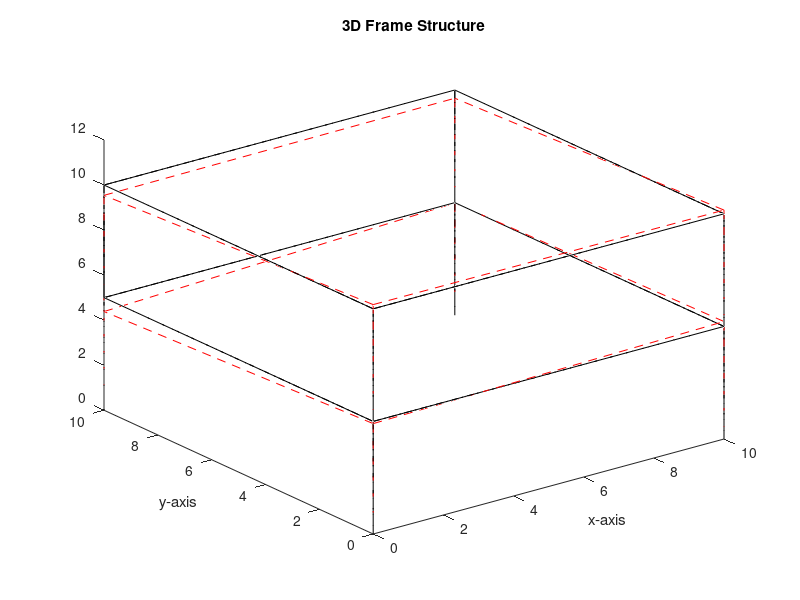

Recreate this plot in MATLAB.
%% Input Structural Properties
clear 
clc
y=0;
% while y == 0
%     prompt = {'Number of bays along x-direction: ','Number of bays along y-direction: ',...
%         'Number of storey: ', 'Dimension of one bay along length: ', 'Dimension of one bay along breadth: ',...
%         'Dimension of one storey: '};
%     dlg_title = 'Structural Properties';
%     defaultans = {'1','1','1','10','5','10'};
%     x = inputdlg(prompt,dlg_title,[1 50; 1 50; 1 50; 1 50; 1 50; 1 50], defaultans);
%     m = str2double(x{1,:}); 
%     n = str2double(x{2,:}); 
%     s = str2double(x{3,:});
%     a = str2double(x{4,:}); 
%     b = str2double(x{5,:}); 
%     c = str2double(x{6,:});
% end
m = 1; n = 1; s = 2;
a = 10; b = 10; c = 5;

%% Nodes Coordinats
n_nodes = (m+1)*(n+1)*(s+1); % Total Number of nodes
Nodes_i = zeros(n_nodes,3); % Coordinates of all nodes
for i = 1:n_nodes
    Nodes_i(i,1) = (rem(i-1,m+1))*a;
    Nodes_i(i,2) = (ceil((rem(i-1,((m+1)*(n+1)))+1)/(m+1))-1)*b;
    Nodes_i(i,3) = (s + 1 - ceil(i/((m+1)*(n+1))))*c;
end

adjacency = zeros(n_nodes,n_nodes);
for i = 1:n_nodes
    for j = i+1:n_nodes
        xA = Nodes_i(i,1);
        yA = Nodes_i(i,2);
        zA = Nodes_i(i,3);
        xB = Nodes_i(j,1);
        yB = Nodes_i(j,2);
        zB = Nodes_i(j,3);
        if (xB-xA == a && yB-yA == 0 && zA-zB == 0 && zA ~= 0) ... 
                || (xB-xA == 0 && yB-yA == b && zA-zB == 0 && zA ~= 0) ...
                || (xB-xA == 0 && yB-yA == 0 && zA-zB == c)
            adjacency(i,j) = 1;
        end
    end
end

%% Figure

% Drawing line plot in 3D
for i=1:n_nodes
    for j=1:n_nodes
        line=adjacency(i,j);
        if line ~= 0 
            plot3([Nodes_i(i,1),Nodes_i(j,1)],[Nodes_i(i,2),Nodes_i(j,2)],[Nodes_i(i,3),Nodes_i(j,3)],'k');
            hold all;
        end
    end    
end
% % Numbering all nodes
% for i=1:n_nodes
%      text(Nodes_i(i,1),Nodes_i(i,2),Nodes_i(i,3),['\bf',num2str(i)],'Color',[0 0.0 1.0],'FontSize',14);
%      hold all;
% end
xlabel('x-axis')
ylabel('y-axis')
title('3D Frame Structure')
   
%% Model Update after Perturbation
y = 0;
e = (m+1)*(n+1)*s;
delta_Nodes = zeros(n_nodes,3); % Change in elevation of nodes
% dlg_title = 'Perturbation';
% prompt = cell(1,e);
% defaultans = cell(1,e);
% for i=1:e
%     prompt(i) = {string(['Change in Elevation at Node ' num2str(i) ':'])};
%     defaultans(i) = {'0'};
% end
% x = inputdlg(prompt,dlg_title,1,defaultans); % Input of perturbation
% 
% % Model Update
% for i=1:e
%     delta_Nodes(i,3) =  str2double(x{i,:}); 
% end

% This returns random value in range [0.5,-1]
a = 0.25;
b = -0.75;
for i=1:e
    delta_Nodes(i,3) = (b-a).*rand(1) + a;
end

% for i=1:e
%     if rem(i,2)==0
%         delta_Nodes(i,3) = -1;
%     else
%         delta_Nodes(i,3) = 1;
%     end
% end

%% Distributed Algorithm
v = (m+1)*(n+1);
nb = zeros(n_nodes,n_nodes);
for k=1:s
    for i=1+(k-1)*v:k*v
        for j=1+(k-1)*v:k*v
            if i==j
                nb(i,j) = 0;
            else
                if adjacency(i,j)==1
                    nb(i,j) = 1;
                    nb(j,i) = 1;
                end
            end
        end
    end
end

nb_s = zeros(n_nodes,n_nodes);
% Interacting column matrix
for i=1:n_nodes
    if (i+v)<n_nodes+1
    nb_s(i,i+v) =1;
    end
end
clc
Nodes_f = Nodes_i + delta_Nodes; % Coordinates after perturbation
alpha = 0.2; % alpha value
% Drawing line plot in 3D
for i=1:n_nodes
    for j=1:n_nodes
        line=adjacency(i,j);
        if line ~= 0 
            plot3([Nodes_f(i,1),Nodes_f(j,1)],[Nodes_f(i,2),Nodes_f(j,2)],[Nodes_f(i,3),Nodes_f(j,3)],'--r');
            hold all;
        end
    end    
end

%% Iteration
z = zeros(e,1);
for i=1:e
   z(i) = Nodes_f(i,3) - Nodes_i(i,3); 
end
t = 0;
while max(abs(z))>0.0001
    for i=1:e
        delta1 = 0;
        delta2 = 0;
        for j=1:n_nodes
            delta1 = delta1 + nb(i,j)*(Nodes_f(j,3) - Nodes_f(i,3));
            delta2 = delta2 + nb_s(i,j)*(c - abs(Nodes_f(i,3) - Nodes_f(j,3)));
        end
        z(i) = delta1 + delta2;
    end
    Comp(t+1,1) = Nodes_i(1,3);
    Comp(t+1,2) = Nodes_f(1,3);
    Nodes_f(1:e,3) = Nodes_f(1:e,3) + alpha*z;
    t = t+1;
end

%% Drawing line plot in 3D
for i=1:n_nodes
    for j=1:n_nodes
        line=adjacency(i,j);
        if line ~= 0 
            plot3([Nodes_f(i,1),Nodes_f(j,1)],[Nodes_f(i,2),Nodes_f(j,2)],[Nodes_f(i,3),Nodes_f(j,3)],'-.k');
            hold all;
        end
    end    
end
Cc = [Nodes_i(1:e,3), Nodes_f(1:e,3)]
t






